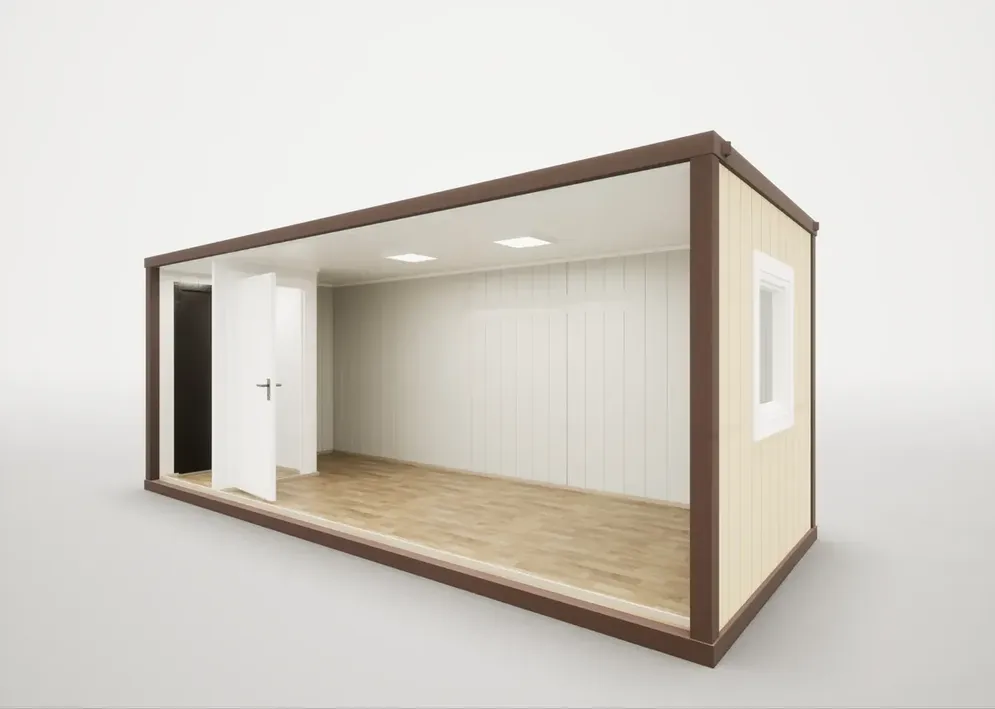
#> input picture img/bk-1.webp, 995 x 709 px, shrunk from 1200 x 856 before the run
$ python -i delogo.py   (imports and definitions only)
#> lines starting #> are read from the running program, lines starting #| are printed output that depends on the picture
import cv2, numpy as np, sys
def delogo(path):
#> called with path = '../img/bk-1.webp'
    im=cv2.imread(path)
#> im is the input picture: shape (709, 995, 3); mean B, G, R 199.2, 206.6, 211.1
    if im is None:
        from PIL import Image; im=cv2.cvtColor(np.array(Image.open(path).convert('RGB')),cv2.COLOR_RGB2BGR)
    hsv=cv2.cvtColor(im,cv2.COLOR_BGR2HSV)
#> hsv: shape (709, 995, 3); mean H, S, V 21.7, 18.4, 211.2
    h,s,v=cv2.split(hsv)
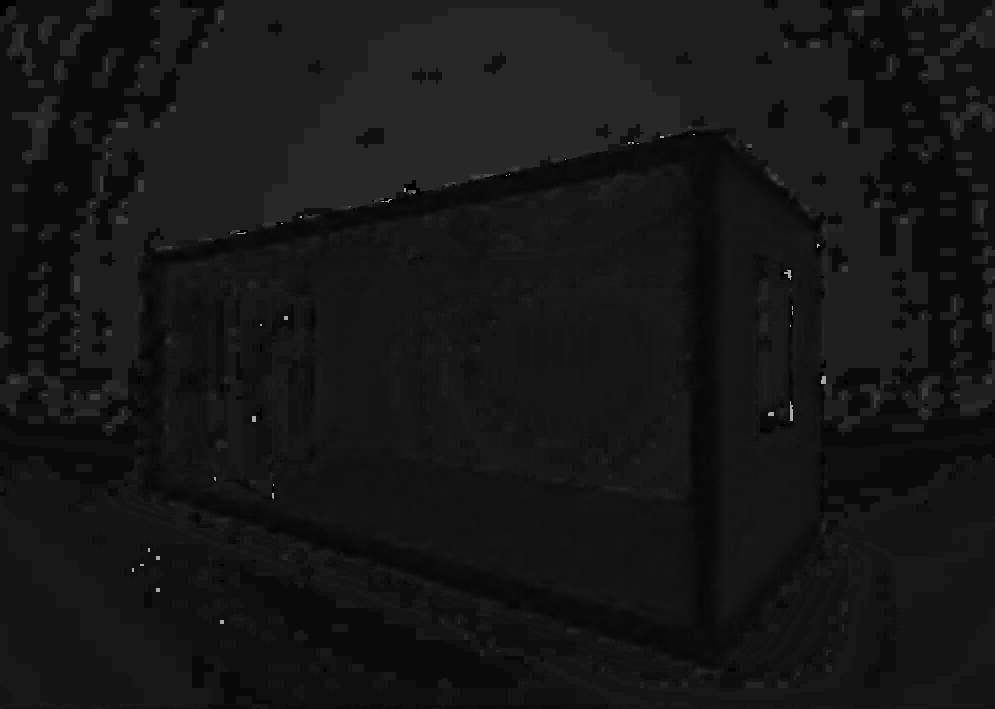
#> h: shape (709, 995); min 0, max 178, mean 21.7
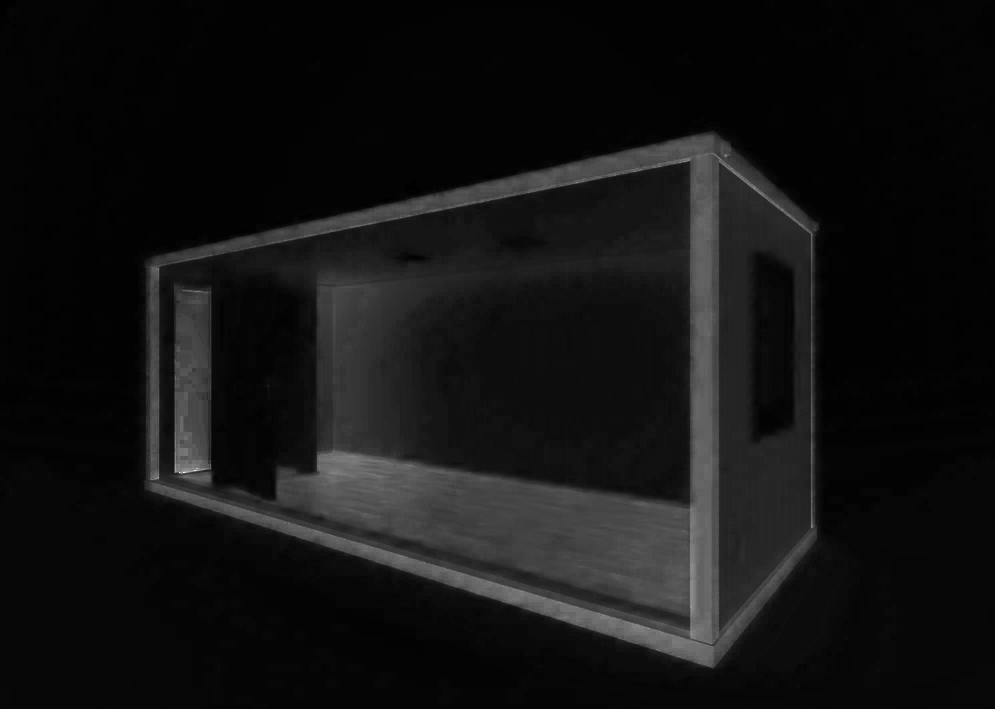
#> s: shape (709, 995); min 0, max 255, mean 18.4
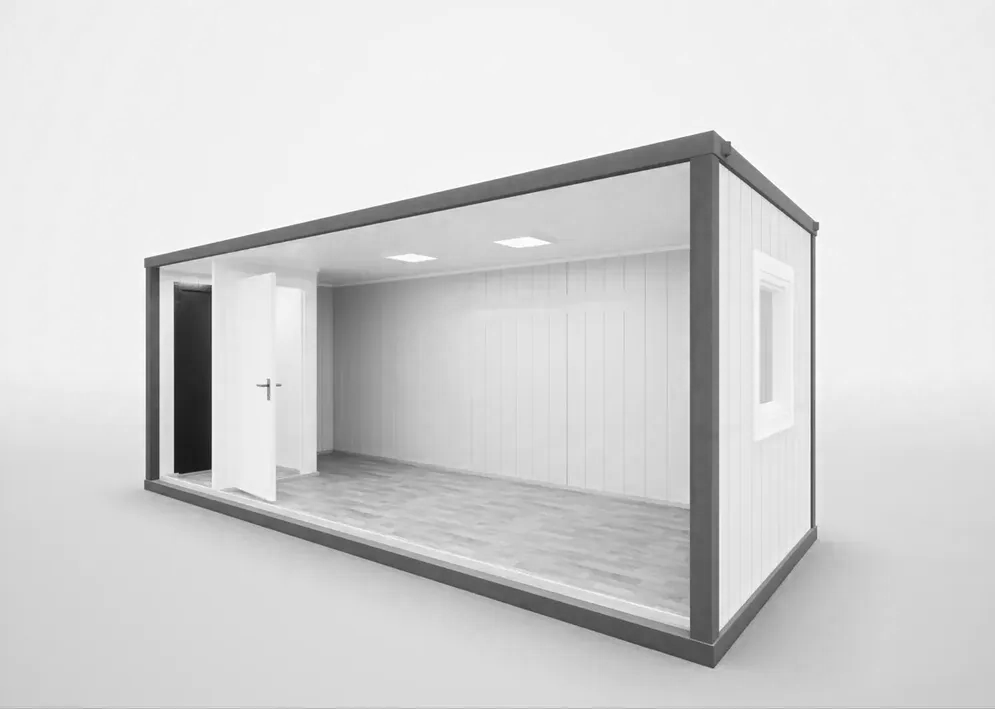
#> v: shape (709, 995); min 17, max 255, mean 211.2
    red=(((h<=7)|(h>=170))&(s>90)&(v>150))
#> red: shape (709, 995) bool; every value is 0
    teal=((h>=42)&(h<=80)&(s>26)&(v>80))
    m=((red|teal).astype(np.uint8))*255
    k=max(3,im.shape[1]//300)
#> k = 3
    m=cv2.dilate(m,np.ones((k,k),np.uint8),iterations=3)
    # close gaps so text becomes one blob
    m=cv2.morphologyEx(m,cv2.MORPH_CLOSE,np.ones((k*4,k*4),np.uint8))
    out=cv2.inpaint(im,m,max(5,k*2),cv2.INPAINT_TELEA)
    return out,m
# [4 lines not run here, left out]

>>> result = delogo('../img/bk-1.webp')
